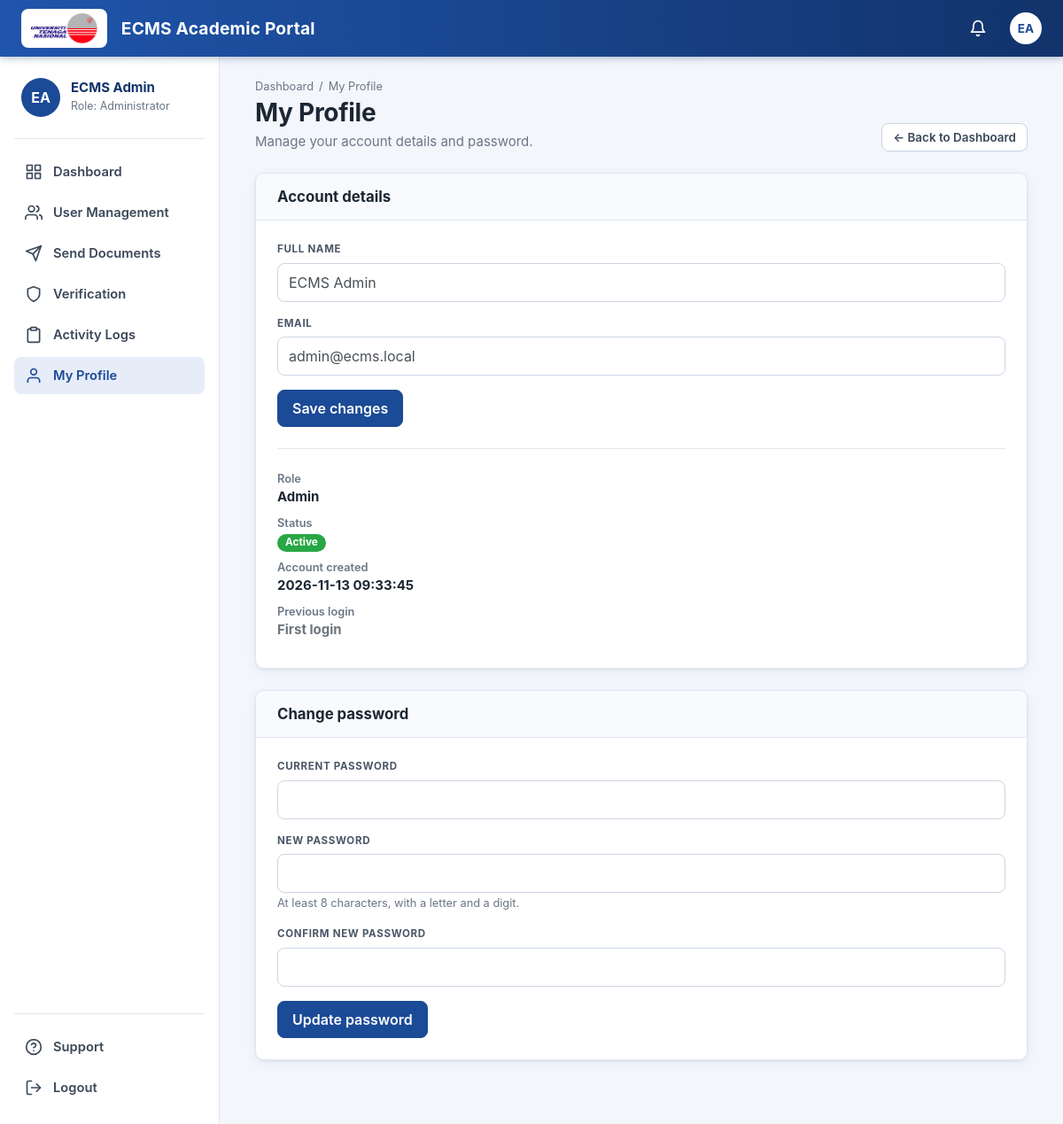
The app's page /profile.php (signed in) with its own data.
### tables this page shows
CREATE TABLE users (
  user_id INT AUTO_INCREMENT PRIMARY KEY,
  role_id INT NOT NULL,
  full_name VARCHAR(120) NOT NULL,
  email VARCHAR(150) NOT NULL UNIQUE,
  password_hash VARCHAR(255) NOT NULL,
  status ENUM('Active','Disabled') NOT NULL DEFAULT 'Active',
  failed_attempts INT NOT NULL DEFAULT 0,
  locked_until DATETIME NULL,
  created_at DATETIME DEFAULT CURRENT_TIMESTAMP,
  FOREIGN KEY (role_id) REFERENCES roles(role_id)
);

CREATE TABLE roles (
  role_id INT AUTO_INCREMENT PRIMARY KEY,
  role_name VARCHAR(30) NOT NULL UNIQUE,
  description VARCHAR(255)
);

### profile.php (the view, shortened to what this page needs)
<?php
require_once __DIR__ . '/common.php';
$uid = (int)$_SESSION['user_id'];
$me = db_one($conn, 'SELECT u.full_name, u.email, u.status, u.created_at, r.role_name FROM users u JOIN roles r ON u.role_id = r.role_id WHERE u.user_id = ?', 'i', [$uid]);
$prev = db_one($conn, "SELECT created_at FROM activity_logs WHERE user_id = ? AND action_type = 'Login' ORDER BY log_id DESC LIMIT 1 OFFSET 1", 'i', [$uid]);
?>
<div class="grid-2">
  <div class="card"><div class="card-head"><h2>Account details</h2></div><div class="card-body">
    <form method="post" autocomplete="off">
      <div class="form-group"><label class="fl" for="fn">Full name</label><input class="form-control" id="fn" name="full_name" value="<?= h($me['full_name']) ?>" required minlength="2" maxlength="120"></div>
      <div class="form-group"><label class="fl" for="em">Email</label><input class="form-control" id="em" type="email" name="email" value="<?= h($me['email']) ?>" required maxlength="150"></div>
      <button class="btn btn-primary">Save changes</button>
    </form>
    <hr class="my-4">
    <dl class="meta mb-0">
      <dt>Role</dt><dd><?= h($me['role_name']) ?></dd>
      <dt>Status</dt><dd><span class="badge badge-success"><?= h($me['status']) ?></span></dd>
      <dt>Account created</dt><dd><?= h($me['created_at']) ?></dd>
      <dt>Previous login</dt><dd><?= $prev ? h($prev['created_at']) : '<span class="text-muted">First login</span>' ?></dd>
    </dl>
  </div></div>
  <div class="card"><div class="card-head"><h2>Change password</h2></div><div class="card-body">
    <form method="post" autocomplete="off">
      <div class="form-group"><label class="fl" for="cp">Current password</label><input class="form-control" id="cp" type="password" name="current_password" required maxlength="72"></div>
      <div class="form-group"><label class="fl" for="np">New password</label><input class="form-control" id="np" type="password" name="new_password" required maxlength="72">
        <small class="hint">At least 8 characters, with a letter and a digit.</small></div>
      <div class="form-group"><label class="fl" for="cf">Confirm new password</label><input class="form-control" id="cf" type="password" name="confirm_password" required maxlength="72"></div>
      <button class="btn btn-primary">Update password</button>
    </form>
  </div></div>
</div>

### css/ecms.css (style rules this page uses)
:root { --blue:#1b4a96;--blue-dark:#12336b;--blue-soft:#e6edf8;--ink:#1c2733;--muted:#6a7787;--line:#e1e7f0;--bg:#f3f6fb; --green:#2e9e5b;--green-soft:#e3f5ea;--amber:#e08a1e;--amber-soft:#fdf0dc;--red:#cc3340;--red-soft:#fbe6e8;--shadow:0 1px 3px rgba(18,51,107,.08),0 4px 14px rgba(18,51,107,.05) }
html { scroll-behavior:smooth }
body.ecms { background:var(--bg);color:var(--ink);font-family:Inter,-apple-system,BlinkMacSystemFont,"Segoe UI",Roboto,Helvetica,Arial,sans-serif;font-size:15px;line-height:1.5 }
.card { border:1px solid var(--line);border-radius:10px;box-shadow:var(--shadow);background:#fff }
.card-head { display:flex;align-items:center;justify-content:space-between;padding:16px 24px;border-bottom:1px solid var(--line);background:#f8fafd;border-radius:10px 10px 0 0 }
.card-head h2 { font-size:1.05rem;font-weight:700;margin:0 }
.card-body { padding:24px }
.grid-2 { display:grid;grid-template-columns:1fr 1fr;gap:24px;margin-bottom:24px }
.btn { border-radius:8px;font-weight:600;padding:8px 16px;transition:transform .12s,box-shadow .12s,background .15s }
.btn-primary { background:var(--blue);border-color:var(--blue) }
.badge { padding:.35em .75em;border-radius:12px;font-size:.74rem;font-weight:700 }
.fl { display:block;font-size:.72rem;font-weight:700;letter-spacing:.06em;text-transform:uppercase;color:#4a5668;margin-bottom:6px }
.form-control { border-radius:8px;border-color:#cdd6e3;height:auto;padding:9px 12px }
.hint { font-size:.8rem;color:var(--muted) }
.meta dt { font-weight:600;color:var(--muted);font-size:.8rem }
.meta dd { font-weight:700;margin-bottom:8px }
@media (max-width:1280px) { .grid-2,.grid-main { grid-template-columns:1fr } }
.grid-2>.card,.grid-main>* { min-width:0 }

### records on screen
users: full_name "ECMS Admin", email "admin@ecms.local", role.role_name "Admin", status "Active", created_at "2026-11-13 09:33:45"

### other values on screen
initials($name) "EA"
$name "ECMS Admin"
$label "Dashboard"
$label "User Management"
$label "Send Documents"
$label "Verification"
$label "Activity Logs"
$label "My Profile"
$title "My Profile"
$subtitle "Manage your account details and password."
$label "Back to Dashboard"
